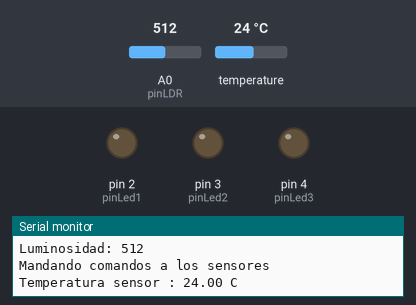
A sketch run on a simulated Arduino Uno, built with avr-gcc and run on an emulated ATmega328P. Parts: output pins drawn as LEDs (lit = HIGH), the last lines printed to the serial monitor. The inputs (shaded band) are chosen by the test bench; at power-on: A0 (pinLDR) = 512, temperature 24 °C.

Above: at 3.5 s.
3.6 s: A0 (pinLDR) set to 573
6.3 s: A0 (pinLDR) set to 605
At 8.8 s:
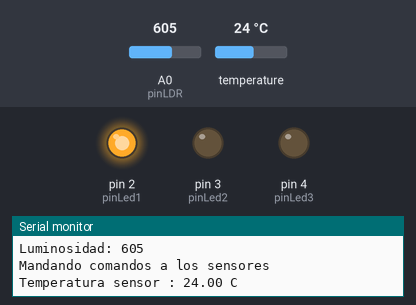
9.1 s: A0 (pinLDR) set to 643
11.8 s: A0 (pinLDR) set to 657
At 14.4 s:
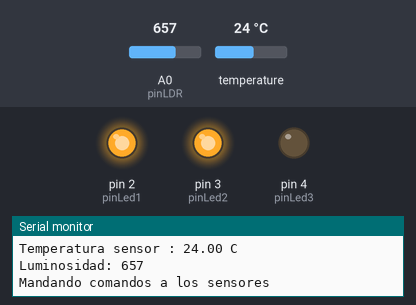
15.0 s: A0 (pinLDR) set to 759
17.7 s: A0 (pinLDR) set to 782
At 20.0 s:
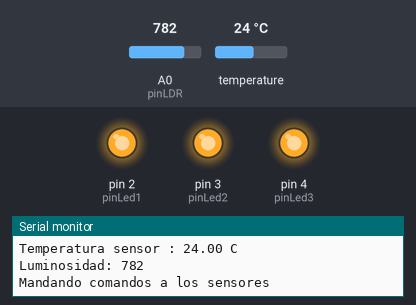
Timing chart, 0 to 21.5 s (numbered marks = the images above; inputs shaded):
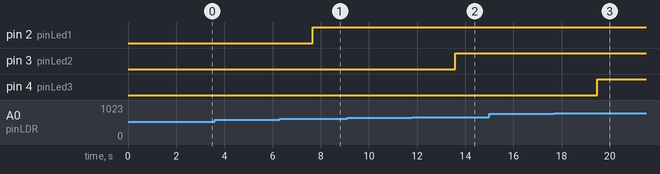

Measured:
- the behaviour switches between 590 and 591 on A0 (pinLDR) (found by bisection; images 0 and 1)
- the behaviour switches between 650 and 651 on A0 (pinLDR) (found by bisection; images 1 and 2)
- the behaviour switches between 768 and 769 on A0 (pinLDR) (found by bisection; images 2 and 3)
- after the input at 6.3 s, pin 2 (pinLed1): LOW → HIGH after 1.4 s
- after the input at 11.8 s, pin 3 (pinLed2): LOW → HIGH after 1.8 s
- after the input at 17.7 s, pin 4 (pinLed3): LOW → HIGH after 1.8 s

The sketch:

arduino.ino
```cpp
#include <OneWire.h>
#include <DallasTemperature.h>

// Pin donde se conecta el bus 1-Wire
const int pinDatosDQ = 9;

//Pin donde se conectan los leds
int pinLed1 = 2;
int pinLed2 = 3;
int pinLed3 = 4;
// Pin analógico de entrada para el LDR
int pinLDR = 0;

// Variable donde se almacena el valor del LDR
int valorLDR = 0;


// Instancia a las clases OneWire y DallasTemperature
OneWire oneWireObjeto(pinDatosDQ);
DallasTemperature sensorDS18B20(&oneWireObjeto);

void setup() {
    // Configuramos como salidas los pines donde se conectan los led
    pinMode(pinLed1, OUTPUT);
    pinMode(pinLed2, OUTPUT);
    pinMode(pinLed3, OUTPUT);


    // Iniciamos la comunicación serie
    Serial.begin(9600);
    // Iniciamos el bus 1-Wire
    sensorDS18B20.begin();
}

void loop() {
    // Mandamos comandos para toma de temperatura a los sensores
    Serial.println("Mandando comandos a los sensores");
    sensorDS18B20.requestTemperatures();

    // Leemos y mostramos los datos de los sensores DS18B20
    Serial.print("Temperatura sensor : ");
    Serial.print(sensorDS18B20.getTempCByIndex(0));
    Serial.println(" C");
    delay(1000);


    // Apagar todos los leds siempre que se inicia el ciclo
  digitalWrite(pinLed1, LOW);
  digitalWrite(pinLed2, LOW);
  digitalWrite(pinLed3, LOW);

  // Guardamos el valor leído del ADC en una variable
  // El valor leído por el ADC (voltaje) aumenta de manera directamente proporcional con respecto a la luz percibida por el LDR
  valorLDR= analogRead(pinLDR);

  // Devolver el valor leído a nuestro monitor serial en el IDE de Arduino
  Serial.print("Luminosidad: ");
  Serial.println(valorLDR);

  // Encender los leds apropiados de acuerdo al valor de ADC
  if(valorLDR > 590)
  {
    digitalWrite(pinLed1, HIGH);
  }
  if(valorLDR >650)
  {
    digitalWrite(pinLed2, HIGH);
  }
  if(valorLDR > 768)
  {
    digitalWrite(pinLed3, HIGH);
  }
  // Esperar unos milisegundos antes de actualizar
  delay(200);

}
```
